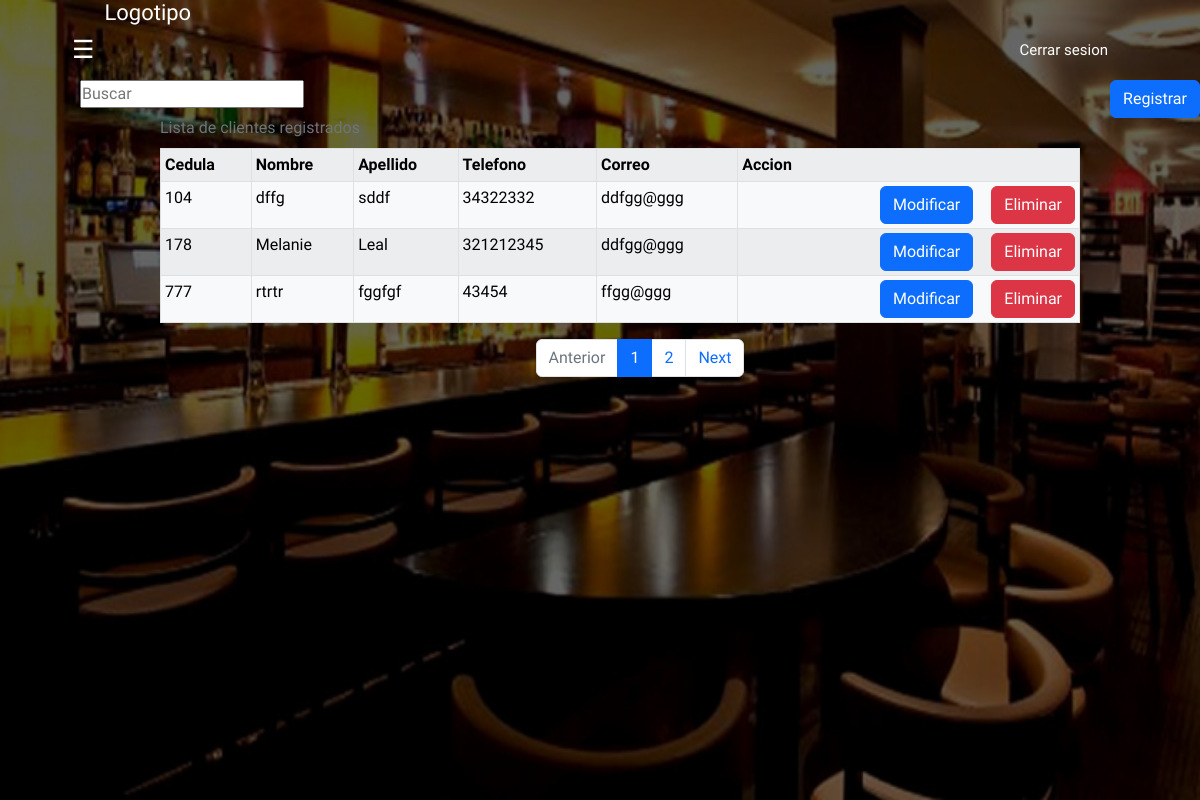
The page /admin/clientes/panelC.php?pagina=1 on the database its author committed.
### tables this page shows
CREATE TABLE `usuarios` (
  `id_usu` int(12) NOT NULL,
  `id_rol` int(3) DEFAULT NULL,
  `nom_usu` char(50) DEFAULT NULL,
  `ape_usu` char(50) DEFAULT NULL,
  `tel_usu` bigint(10) DEFAULT NULL,
  `email` char(50) DEFAULT NULL,
  `contraseña` char(250) DEFAULT NULL
);

### admin/clientes/panelC.php (the view, shortened to what this page needs)
<?php
   include_once("../../conexion/conexion.php");
   try {
    $sql="SELECT * FROM rol WHERE id_rol = 4";
    $resultado=$bd->prepare($sql);
    $resultado->execute(array());
    if ($iniciar=$resultado->fetch(PDO::FETCH_ASSOC)) {
    $sentencia1="SELECT * FROM usuarios";
    $resultado=$bd ->prepare($sentencia1);
    $resultado->execute();
    $registros=3;
    $total=$resultado->rowCount();
   $paginas=$total/4;
   $paginas=ceil($paginas);
?>
<!DOCTYPE html>
<html lang="en">
<head>
        <link href="https://cdn.jsdelivr.net/npm/bootstrap@5.2.2/dist/css/bootstrap.min.css" rel="stylesheet">
    <link rel="stylesheet" href="../../css/panelU.css">
</head>
<body id="body">
<?php
                    $iniciar1=($_GET['pagina']-1)*$registros;
                    $sentencia2="SELECT * FROM usuarios WHERE id_rol=4 LIMIT :iniciar,:nregistros";
                    $fell=$bd->prepare($sentencia2);
                    $fell->bindParam(":iniciar",$iniciar1,PDO::PARAM_INT);
                    $fell->bindParam(":nregistros",$registros,PDO::PARAM_INT);
                    $fell->execute();
                    $camb=$fell->fetchAll();
                    ?>
<header class="header">
		<div class="container">
		<div class="btn-menu">
			<label for="btn-menu">☰</label>
		</div>
			<div class="logo">
				<h1>Logotipo</h1>
			</div>
			<nav class="menu">
				<a href="../../includes/cerrar.php">Cerrar sesion</a>
			</nav>
		</div>
	</header>
	<div class="capa"></div>
        <div id="nim">
            <button type="button" class="btn btn-primary" data-bs-toggle="modal" data-bs-target="#exampleModal">
                Registrar
            </button>
        </div>
        <div class="input_search">
        <input class="buscar"  type="search" name="busca"  id="" placeholder="Buscar">
        </div>
        <div class="container">
            <div class="row">
                <div class="col">
                <table  class="table  table-hover table-striped table-light table-bordered table-sm  caption-top">
                    <caption>Lista de clientes registrados</caption>
        <tr >
            <th>Cedula <i class="bi bi-chevron-down"></i></th>
            <th>Nombre <i class="bi bi-chevron-down"></i></th>
            <th>Apellido <i class="bi bi-chevron-down"></i></th>
            <th>Telefono <i class="bi bi-chevron-down"></i></th>
            <th>Correo <i class="bi bi-chevron-down"></i></th>
            <th colspan="3">Accion <i class="bi bi-chevron-down"></i></th>
        </tr>
        <?php
            foreach ($camb as $move) {
        ?>
        <tr>
            <td><?php echo $move->id_usu?></td>
            <td><?php echo $move->nom_usu?></td>
            <td><?php echo $move->ape_usu?></td>
            <td><?php echo $move->tel_usu?></td>
            <td><?php echo $move->email?></td>
            <td>
                    <a href="eliminar.php?id=<?php echo $move->id_usu?> &nomb=<?php echo $move->nom_usu?> &apel=<?php echo $move->ape_usu?> &tel=<?php echo $move->tel_usu?> "><button type="button" class="btn btn-danger" data-toggle="modal" data-target="#deleteChildresn">
                        Eliminar
                    </button></a>
                    <a href="modificar.php?id=<?php echo $move->id_usu?> &nomb=<?php echo $move->nom_usu?> &apel=<?php echo $move->ape_usu?> &tel=<?php echo $move->tel_usu?> &ema=<?php echo $move->email?>"><button type="button" class="btn btn-primary" data-toggle="modal" data-target="#editChildresn">
                        Modificar
                    </button></a>
            </td>
            </tr>
        <?php
        }
        ?>
            </table>
                </div>
            </div>
        </div>
<nav aria-label="Page navigation example">
  <ul class="pagination justify-content-center">
    <li class="page-item <?php  echo $_GET['pagina']<=1? 'disabled' : '' ?> ">
        <a class="page-link" href="panelC.php?pagina=<?php echo $_GET['pagina']-1 ?>">Anterior</a>
    </li>
    <?php
        for($i=0; $i<$paginas; $i++):?>
            <li class="page-item <?php echo $_GET ['pagina']==$i+1? 'active': ''?>">
                <a class="page-link"
                href="panelC.php?pagina=<?php echo $i+1?>">
                <?php echo $i+1?></a>
            </li>
            <?php endfor?>
    <li class="page-item <?php  echo $_GET['pagina']>=$paginas? 'disabled' : '' ?> "><a class="page-link" href="panelC.php?pagina=<?php echo $_GET['pagina']+1 ?>">Next</a></li>
  </ul>
</nav>
</body>
</html>
<?php
       }
    } catch (Exception $th) {
      die("Error: ". $th->GetMessage());
    }finally{
      $bd=null;
    }
?>

### css/panelU.css (style rules this page uses)
* { margin: 0; padding: 0; box-sizing: border-box; font-family: 'Montserrat Alternates', sans-serif; }
body { background: url('../img/restaurante-bar.jpg'); background-size: 100vw 100vh; background-repeat: no-repeat; }
.capa { position: fixed; width: 100%; height: 100vh; background: rgba(0,0,0,0.6); z-index: -1; top: 0;left: 0; }
.header { width: 100%; height: 100px; position: fixed; top: 0;left: 0; }
.container { width: 90%; max-width: 1200px; margin: auto; }
.container .btn-menu, .logo { float: left; line-height:100px; }
.container .btn-menu label { color: #fff; font-size: 25px; cursor: pointer; }
.logo h1 { color: #fff; font-weight: 400; font-size: 22px; margin-left: 10px; }
.container .menu { float: right; line-height: 100px; }
.container .menu a { display: inline-block; padding: 15px; line-height: normal; text-decoration: none; color: #fff; transition: all 0.3s ease; border-bottom: 2px solid transparent; font-size: 15px; margin-right: 5px; }
body { margin-left: 80px; margin-top: 80px; transition: margin-left 300ms cubic-bezier(0.785, 0.135, 0.15, 0.86); }
button { float: right; }
button { margin-left: 18px; }

### rows shown on the page
usuarios: id_usu "104", nom_usu "dffg", ape_usu "sddf", tel_usu "34322332", email "ddfgg@ggg"
usuarios: id_usu "178", nom_usu "Melanie", ape_usu "Leal", tel_usu "321212345", email "ddfgg@ggg"
usuarios: id_usu "777", nom_usu "rtrtr", ape_usu "fggfgf", tel_usu "43454", email "ffgg@ggg"
